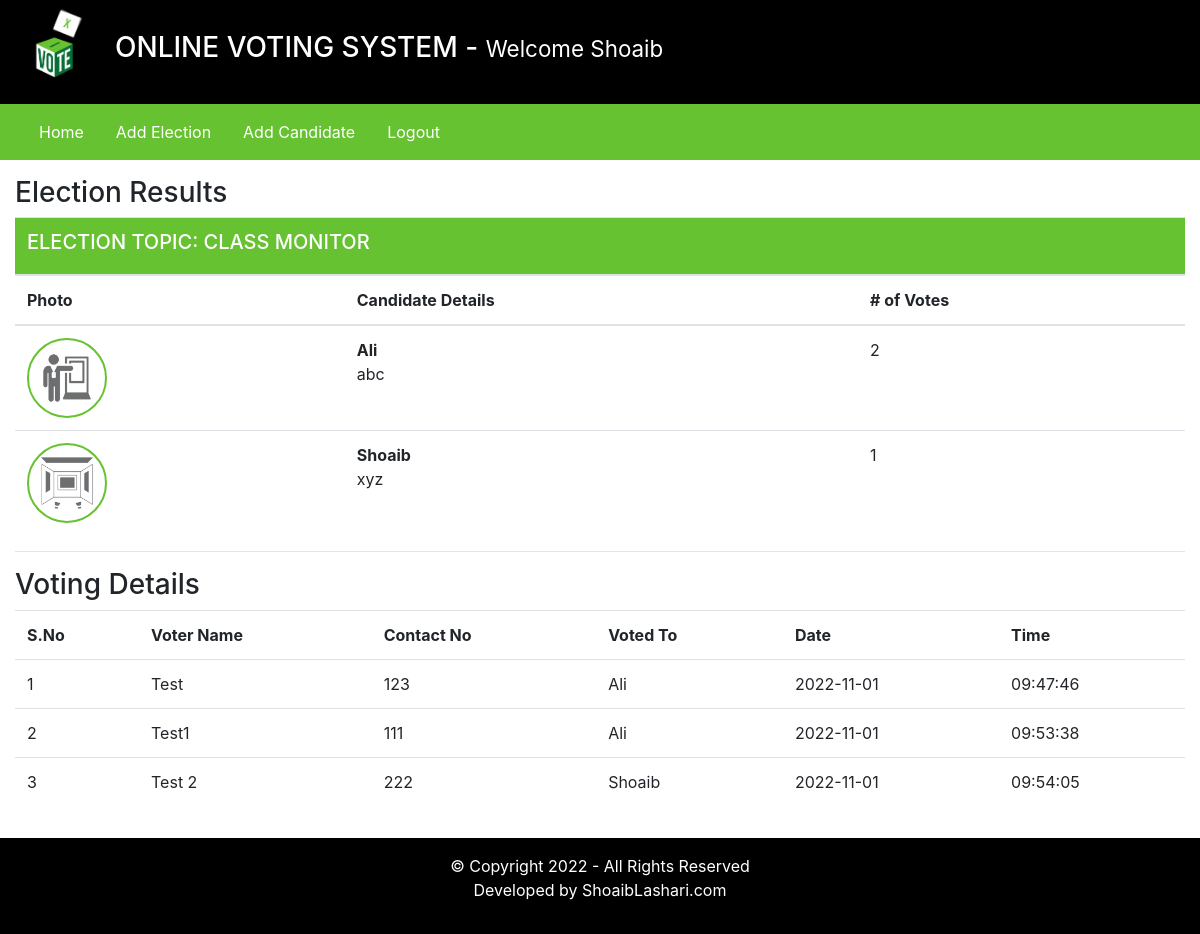
Page /admin/index.php?viewResult=2 (signed in) on the committed database.
### tables this page shows
CREATE TABLE `elections` (
  `id` int(11) NOT NULL,
  `election_topic` varchar(255) DEFAULT NULL,
  `no_of_candidates` int(11) DEFAULT NULL,
  `starting_date` date DEFAULT NULL,
  `ending_date` date DEFAULT NULL,
  `status` varchar(45) DEFAULT NULL,
  `inserted_by` varchar(255) DEFAULT NULL,
  `inserted_on` date DEFAULT NULL
);

CREATE TABLE `candidate_details` (
  `id` int(11) NOT NULL,
  `election_id` int(11) DEFAULT NULL,
  `candidate_name` varchar(255) DEFAULT NULL,
  `candidate_details` text DEFAULT NULL,
  `candidate_photo` text DEFAULT NULL,
  `inserted_by` varchar(255) DEFAULT NULL,
  `inserted_on` date DEFAULT NULL
);

CREATE TABLE `votings` (
  `id` int(11) NOT NULL,
  `election_id` int(11) DEFAULT NULL,
  `voters_id` int(11) DEFAULT NULL,
  `candidate_id` int(11) NOT NULL,
  `vote_date` date DEFAULT NULL,
  `vote_time` time DEFAULT NULL
);

CREATE TABLE `users` (
  `id` int(11) NOT NULL,
  `username` varchar(255) DEFAULT NULL,
  `contact_no` varchar(45) DEFAULT NULL,
  `password` text DEFAULT NULL,
  `user_role` varchar(45) DEFAULT NULL
);

### admin/inc/viewResults.php (the view, shortened to what this page needs)
<?php
    $election_id = $_GET['viewResult'];
?>
<div class="row my-3">
        <div class="col-12">
            <h3> Election Results </h3>
            <?php
                $fetchingActiveElections = mysqli_query($db, "SELECT * FROM elections WHERE id = '". $election_id ."'") or die(mysqli_error($db));
                $totalActiveElections = mysqli_num_rows($fetchingActiveElections);
                if($totalActiveElections > 0)
                {
                    while($data = mysqli_fetch_assoc($fetchingActiveElections))
                    {
                        $election_id = $data['id'];
                        $election_topic = $data['election_topic'];
                ?>
                        <table class="table">
                            <thead>
                                <tr>
                                    <th colspan="4" class="bg-green text-white"><h5> ELECTION TOPIC: <?php echo strtoupper($election_topic); ?></h5></th>
                                </tr>
                                <tr>
                                    <th> Photo </th>
                                    <th> Candidate Details </th>
                                    <th> # of Votes </th>
                                </tr>
                            </thead>
                            <tbody>
                            <?php
                                $fetchingCandidates = mysqli_query($db, "SELECT * FROM candidate_details WHERE election_id = '". $election_id ."'") or die(mysqli_error($db));
                                while($candidateData = mysqli_fetch_assoc($fetchingCandidates))
                                {
                                    $candidate_id = $candidateData['id'];
                                    $candidate_photo = $candidateData['candidate_photo'];
                                    $fetchingVotes = mysqli_query($db, "SELECT * FROM votings WHERE candidate_id = '". $candidate_id . "'") or die(mysqli_error($db));
                                    $totalVotes = mysqli_num_rows($fetchingVotes);
                            ?>
                                    <tr>
                                        <td> <img src="<?php echo $candidate_photo; ?>" class="candidate_photo"> </td>
                                        <td><?php echo "<b>" . $candidateData['candidate_name'] . "</b><br />" . $candidateData['candidate_details']; ?></td>
                                        <td><?php echo $totalVotes; ?></td>
                                    </tr>
                            <?php
                                }
                            ?>
                            </tbody>
                        </table>
                <?php
                    }
                }else {
                    echo "No any active election.";
                }
            ?>
            <hr>
            <h3>Voting Details</h3>
            <?php
                $fetchingVoteDetails = mysqli_query($db, "SELECT * FROM votings WHERE election_id = '". $election_id ."'");
                $number_of_votes = mysqli_num_rows($fetchingVoteDetails);
                if($number_of_votes > 0)
                {
                    $sno = 1;
            ?>
                    <table class="table">
                        <tr>
                            <th>S.No</th>
                            <th>Voter Name</th>
                            <th>Contact No</th>
                            <th>Voted To</th>
                            <th>Date </th>
                            <th>Time</th>
                        </tr>
            <?php
                    while($data = mysqli_fetch_assoc($fetchingVoteDetails))
                        {
                            $voters_id = $data['voters_id'];
                            $candidate_id = $data['candidate_id'];
                            $fetchingUsername = mysqli_query($db, "SELECT * FROM users WHERE id = '". $voters_id ."'") or die(mysqli_error($db));
                            $isDataAvailable = mysqli_num_rows($fetchingUsername);
                            $userData = mysqli_fetch_assoc($fetchingUsername);
                            if($isDataAvailable > 0)
                            {
                                $username = $userData['username'];
                                $contact_no = $userData['contact_no'];
                            }else {
                                $username = "No_Data";
                                $contact_no = $userData['contact_no'];
                            }
                            $fetchingCandidateName = mysqli_query($db, "SELECT * FROM candidate_details WHERE id = '". $candidate_id ."'") or die(mysqli_error($db));
                            $isDataAvailable = mysqli_num_rows($fetchingCandidateName);
                            $candidateData = mysqli_fetch_assoc($fetchingCandidateName);
                            if($isDataAvailable > 0)
                            {
                                $candidate_name = $candidateData['candidate_name'];
                            }else {
                                $candidate_name = "No_Data";
                            }
                ?>
                            <tr>
                                <td><?php echo $sno++; ?></td>
                                <td><?php echo $username; ?></td>
                                <td><?php echo $contact_no; ?></td>
                                <td><?php echo $candidate_name; ?></td>
                                <td><?php echo $data['vote_date']; ?></td>
                                <td><?php echo $data['vote_time']; ?></td>
                            </tr>
                <?php
                        }
                        echo "</table>";
                    }else {
                        echo "No any vote detail is available!";
                    }
                ?>
        </div>
    </div>

### admin/inc/header.php (shortened to what this page needs)
<!DOCTYPE html>
<html lang="en">
<head>
    <link rel="stylesheet" href="../assets/css/bootstrap.min.css">
    <link rel="stylesheet" href="../assets/css/style.css">
</head>
<body>
    <div class="container-fluid">
        <div class="row bg-black text-white">
            <div class="col-1">
                <img src="../assets/images/logo.gif" width="80px"/>
            </div>
            <div class="col-11 my-auto">
                <h3> ONLINE VOTING SYSTEM  - <small> Welcome  <?php echo $_SESSION['username']; ?></small> </h3>
            </div>
        </div>

### admin/inc/navigation.php (shortened to what this page needs)
<div class="row bg-green">
    <div class="col-12 bg-green">
    <nav class="navbar navbar-expand-lg navbar-light bg-green">
    <div class="collapse navbar-collapse" id="navbarSupportedContent">
        <ul class="navbar-nav mr-auto">
        <li class="nav-item">
            <a class="nav-link text-white mr-3" href="index.php?homepage=1">Home</a>
        </li>
        <li class="nav-item">
            <a class="nav-link text-white mr-3" href="index.php?addElectionPage=1">Add Election</a>
        </li>
        <li class="nav-item">
            <a class="nav-link text-white mr-3" href="index.php?addCandidatePage=1">Add Candidate</a>
        </li>
        <li class="nav-item">
            <a class="nav-link text-white mr-3" href="logout.php">Logout</a>
        </li>
         </ul>
    </div>
    </nav>
</div>
</div>

### admin/index.php
<?php
    require_once("inc/header.php");
    require_once("inc/navigation.php");
    if(isset($_GET['homepage']))
    {
        require_once("inc/homepage.php");
    }else if(isset($_GET['addElectionPage']))
    {
        require_once("inc/add_elections.php");
    }else if(isset($_GET['addCandidatePage']))
    {
        require_once("inc/add_candidates.php");
    }else if(isset($_GET['viewResult']))
    {
        require_once("inc/viewResults.php");
    }
?>
<?php
    require_once("inc/footer.php");
?>

### admin/inc/footer.php (shortened to what this page needs)
    <div class="row bg-black text-center text-white">
        <div class="col-12 my-3">
            <p> &copy; Copyright 2022 - All Rights Reserved  <br />
                Developed by ShoaibLashari.com
            </p>
        </div>
    </div>
</div>
</body>
</html>

### assets/css/style.css (style rules this page uses)
.text-white { color: #fff; }
.bg-black { background-color: #000; }
.bg-green { background-color: #67C232; }
.candidate_photo { width: 80px; height: 80px; border: 2px solid #67C232; border-radius: 100%; }

### rows in the picture
elections: election_topic "CLASS MONITOR"
candidate_details: candidate_photo (picture), candidate_name "Ali", candidate_details "abc", totalVotes "2"
candidate_details: candidate_photo (picture), candidate_name "Shoaib", candidate_details "xyz", totalVotes "1"
votings: users.username "Test", users.contact_no "123", candidate_details.candidate_name "Ali", vote_date "2022-11-01", vote_time "09:47:46"
votings: users.username "Test1", users.contact_no "111", candidate_details.candidate_name "Ali", vote_date "2022-11-01", vote_time "09:53:38"
votings: users.username "Test 2", users.contact_no "222", candidate_details.candidate_name "Shoaib", vote_date "2022-11-01", vote_time "09:54:05"

### other values in the picture
$_SESSION['username'] "Shoaib"
